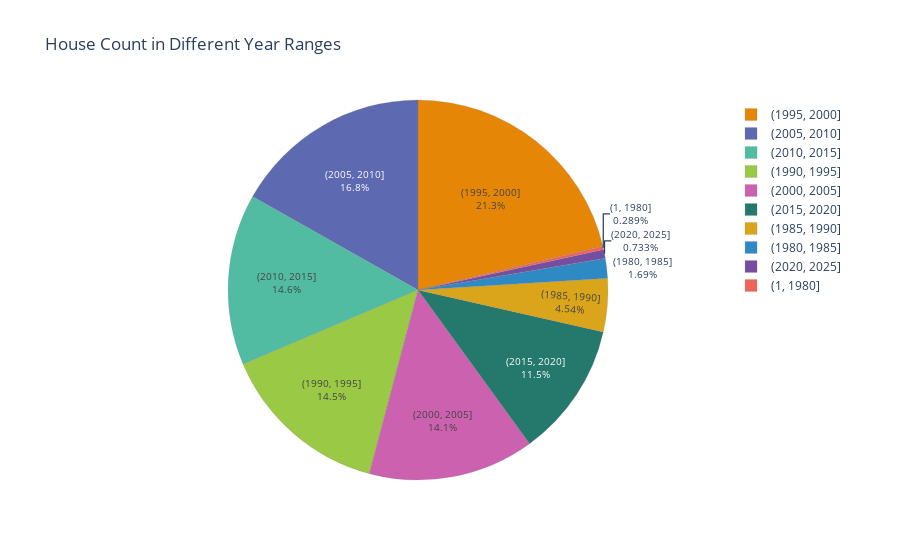

This figure's notebook cell:
### Markdown cell above
## <div style=" background-color: #a2f5bf; color: white;font-family: Times New Roman; padding: 10px; line-height: 1;border-radius:8px">2.4.Year</div>

### Code cell
bins_Year = [1,1980,1985,1990,1995,2000,2005,2010,2015,2020,2025]
house['Year Range'] = pd.cut(house['Year'], bins_Year)
year_count = house['Year Range'].value_counts().reset_index()  
year_count.columns = ['Year Range', 'Count']  
year_count['Year Range'] = year_count['Year Range'].astype(str)

fig = px.pie(year_count, values='Count', names='Year Range', 
             color_discrete_sequence=px.colors.qualitative.Vivid,
             title='House Count in Different Year Ranges')

fig.update_traces(textinfo='label+percent', textfont_size=10,
                  marker=dict(line=dict(color='#100000', width=0.2)))
fig.data[0].marker.line.width = 0.2
fig.data[0].marker.line.color = 'gray'

fig.show()

### Figure 1 — Plotly figure (JSON) as saved in the notebook; plotly's stock layout.template omitted (floating-point values rounded to 4 significant figures)
{"data": [{"domain": {"x": [0, 1], "y": [0, 1]}, "hovertemplate": "Year Range=%{label}<br>Count=%{value}<extra></extra>", "labels": ["(1995, 2000]", "(2005, 2010]", "(2010, 2015]", "(1990, 1995]", "(2000, 2005]", "(2015, 2020]", "(1985, 1990]", "(1980, 1985]", "(2020, 2025]", "(1, 1980]"], "legendgroup": "", "marker": {"line": {"color": "gray", "width": 0.2}}, "name": "", "showlegend": true, "textfont": {"size": 10}, "textinfo": "label+percent", "type": "pie", "values": [1918, 1515, 1312, 1304, 1272, 1032, 409, 152, 66, 26]}], "layout": {"legend": {"tracegroupgap": 0}, "piecolorway": ["rgb(229, 134, 6)", "rgb(93, 105, 177)", "rgb(82, 188, 163)", "rgb(153, 201, 69)", "rgb(204, 97, 176)", "rgb(36, 121, 108)", "rgb(218, 165, 27)", "rgb(47, 138, 196)", "rgb(118, 78, 159)", "rgb(237, 100, 90)", "rgb(165, 170, 153)"], "title": {"text": "House Count in Different Year Ranges"}}}
